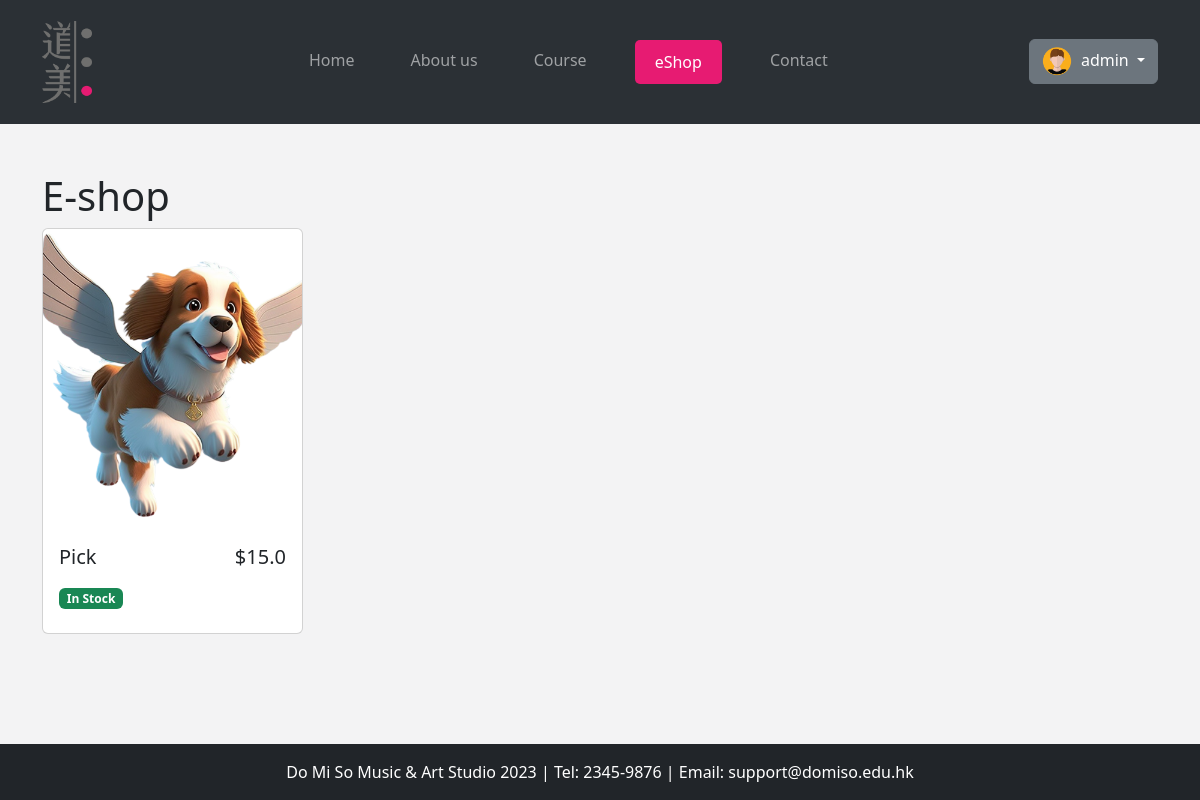
Page /eshop.php (signed in) on the committed database.
### tables this page shows
CREATE TABLE `products` (
  `id` int(11) NOT NULL,
  `name` varchar(255) NOT NULL,
  `price` decimal(10,1) NOT NULL,
  `in_stock` tinyint(1) NOT NULL DEFAULT 1,
  `description` text DEFAULT NULL,
  `thumbnail` varchar(255) DEFAULT NULL,
  `image1` varchar(255) DEFAULT NULL,
  `image2` varchar(255) DEFAULT NULL,
  `image3` varchar(255) DEFAULT NULL,
  `product_code` varchar(50) DEFAULT NULL
);

### eshop.php (the view, shortened to what this page needs)
<?php
include('components/header.php');
?>
<div class="container course py-5">
  <h1>E-shop</h1>
  <div class="row">
    <?php
    $sql = "SELECT * FROM products ORDER BY id DESC";
    $result = mysqli_query($conn, $sql);
    while ($row = mysqli_fetch_assoc($result)) {
    ?>
      <div class="col-sm-12 col-md-6 col-lg-3 mb-2">
        <a href="./eshopdetails.php?id=<?= $row['id'] ?>">
          <div class="card">
            <img src="<?= empty($row['thumbnail']) ? "./assets/images/noimage.png" : './uploads/products/' . $row['thumbnail'] ?>" class="card-img-top" alt="<?php echo $row['name']; ?>" />
            <div class="card-body">
              <div class="d-flex justify-content-between mb-3">
                <h5 class="mb-0"><?php echo $row['name']; ?></h5>
                <h5 class="text-dark mb-0">$<?php echo $row['price']; ?></h5>
              </div>
              <div class="d-flex justify-content-between mb-2">
                <p class="text-muted mb-0"><?= $row['in_stock'] ? '<span class="badge bg-success">In Stock</span>' : '<span class="badge bg-danger">Out of Stock</span>'; ?></p>
              </div>
            </div>
          </div>
        </a>
      </div>
    <?php
    }
    ?>
  </div>
</div>
<?php include('components/footer.php'); ?>

### assets/css/home.css (style rules this page uses)
:root { --primary-color: #e71b72; --bs-primary : red; --bs-primary-color: #e71b72; --bg-color:#6F6F6F; }
a { text-decoration: none !important; }
body { padding-bottom: 40px; background-color: #f3f3f4; }
.course img { width: 100%; height: 300px; object-fit: cover; }

### rows in the picture
products: thumbnail (picture), name "Pick", price "15.0", in_stock "In Stock"

### other values in the picture
$_SESSION['username'] "admin"
